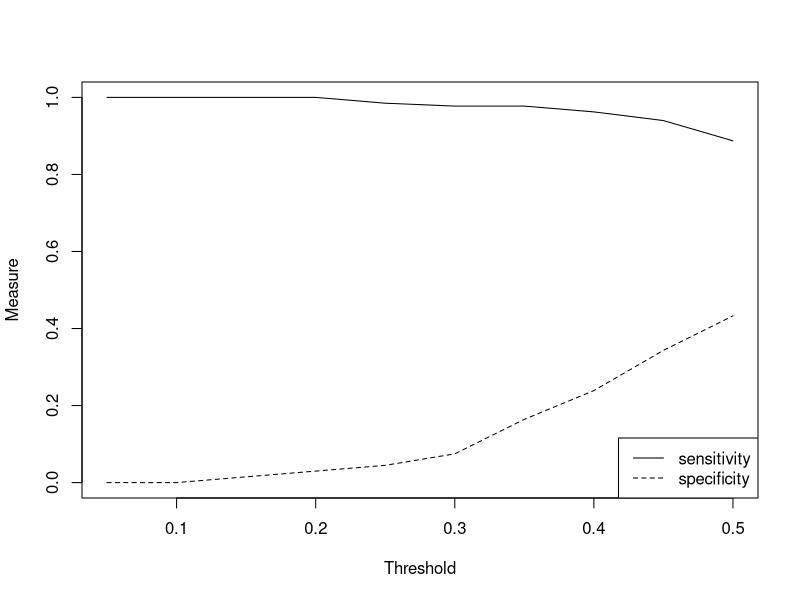
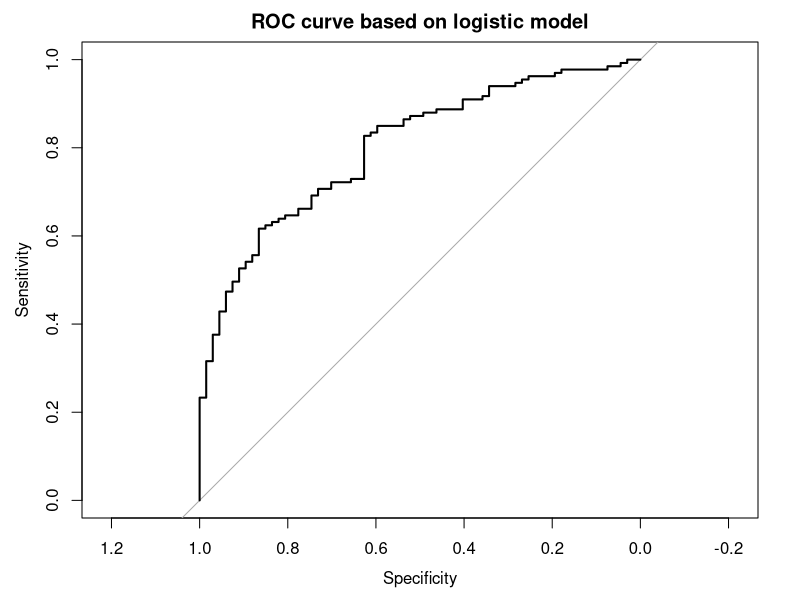

Recreate these plots in R, in order.
# ---------------------------------------
# GLM Model
# ---------------------------------------

library(pROC)

test.german = read.csv("data/german_test.csv", header=TRUE)
train.german = read.csv("data/german_train.csv", header=TRUE)

fit.logit = glm(good_bad_credit ~ ., data=train.german)


pi.hat = predict(fit.logit, newdata = test.german, type = "response")
Y.hat = ifelse(pi.hat > 0.5, 1, 0)
conf.matrix = table(Y.hat, test.german$good_bad_credit)

mean(Y.hat != test.german$good_bad_credit)

# Sensitivity
conf.matrix[2,2] / (conf.matrix[1,2] + conf.matrix[2,2])

# Specificity
conf.matrix[1,1] / (conf.matrix[1,1] + conf.matrix[2,1])

sensitivity = rep(NA, 10)
specificity = rep(NA, 10)
d.threshold = seq(from = 0.05, to = 0.5, by = 0.05)

for(i in 1:length(d.threshold))
{
  Y.hat = ifelse(pi.hat > d.threshold[i], 1, 0)
  conf.matrix = table(
    factor(Y.hat, levels = c(0, 1)),
    factor(test.german$good_bad_credit, levels = c(0, 1))
  )
  
  sensitivity[i] = conf.matrix[2,2] / (conf.matrix[1,2] + conf.matrix[2,2])
  specificity[i] = conf.matrix[1,1] / (conf.matrix[1,1] + conf.matrix[2,1])
}

# Threshold image
png("figures/threshold_sensitivity_specificity.png", width = 800, height = 600)
plot(d.threshold, sensitivity, lty = 1, type = "l",
     ylim = c(0, 1), xlab = "Threshold", ylab = "Measure")
lines(d.threshold, specificity, lty = 2)
legend("bottomright", lty = c(1,2),
       legend = c("sensitivity","specificity"))
dev.off()

# Optimal with threshold with 0.3
Y2.hat = ifelse(pi.hat > 0.4, 1, 0)
conf.matrix = table(Y2.hat, test.german$good_bad_credit)
conf.matrix

# Misclassification error
mean(Y2.hat != test.german$good_bad_credit)

# Sensitivity
conf.matrix[2,2] / (conf.matrix[1,2] + conf.matrix[2,2])

# Specificity
conf.matrix[1,1] / (conf.matrix[1,1] + conf.matrix[2,1])

# ROC curve
png("figures/roc_curve_logistic_model.png", width = 800, height = 600)
plot(roc(test.german$good_bad_credit,pi.hat),main="ROC curve based on logistic model")
auc(test.german$good_bad_credit,pi.hat)
dev.off()
